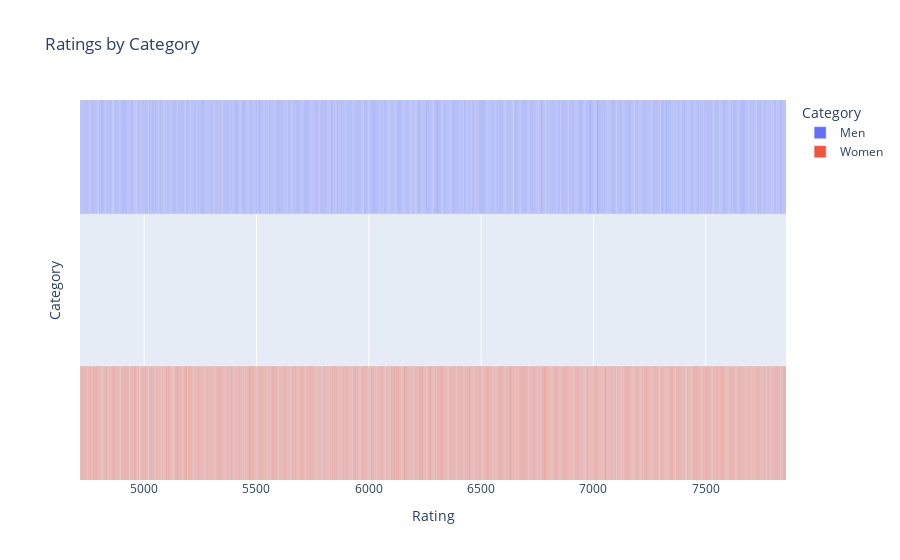

Notebook code cell kept with this figure:
### Code cell
fig = px.bar(df,x = 'Rating', y = 'Category', color='Category', title = 'Ratings by Category')
fig.show()

### Figure 1 — Plotly figure (JSON) as saved in the notebook; plotly's stock layout.template omitted (floating-point values rounded to 4 significant figures; data arrays with more than 128 entries replaced by an {"elided": "..."} marker saying what was removed)
{"data": [{"alignmentgroup": "True", "hovertemplate": "Category=%{y}<br>Rating=%{x}<extra></extra>", "legendgroup": "Men", "marker": {"color": "#636efa", "pattern": {"shape": ""}}, "name": "Men", "offsetgroup": "Men", "orientation": "h", "showlegend": true, "textposition": "auto", "type": "bar", "x": {"elided": "2145 float values"}, "xaxis": "x", "y": {"elided": "2145 str values"}, "yaxis": "y"}, {"alignmentgroup": "True", "hovertemplate": "Category=%{y}<br>Rating=%{x}<extra></extra>", "legendgroup": "Women", "marker": {"color": "#EF553B", "pattern": {"shape": ""}}, "name": "Women", "offsetgroup": "Women", "orientation": "h", "showlegend": true, "textposition": "auto", "type": "bar", "x": {"elided": "3032 float values"}, "xaxis": "x", "y": {"elided": "3032 str values"}, "yaxis": "y"}], "layout": {"autosize": true, "barmode": "relative", "legend": {"title": {"text": "Category"}, "tracegroupgap": 0}, "title": {"text": "Ratings by Category"}, "xaxis": {"anchor": "y", "autorange": false, "domain": [0, 1], "range": [4714.0, 7857.0], "title": {"text": "Rating"}, "type": "linear"}, "yaxis": {"anchor": "x", "autorange": false, "categoryarray": [null, "Women", "Men"], "categoryorder": "array", "domain": [0, 1], "range": [0.25, 0.75], "title": {"text": "Category"}, "type": "category"}}}
